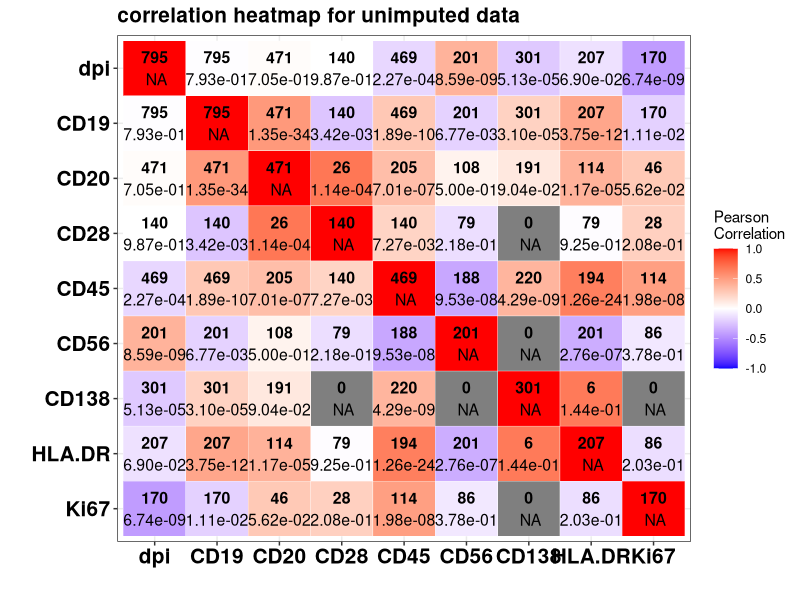
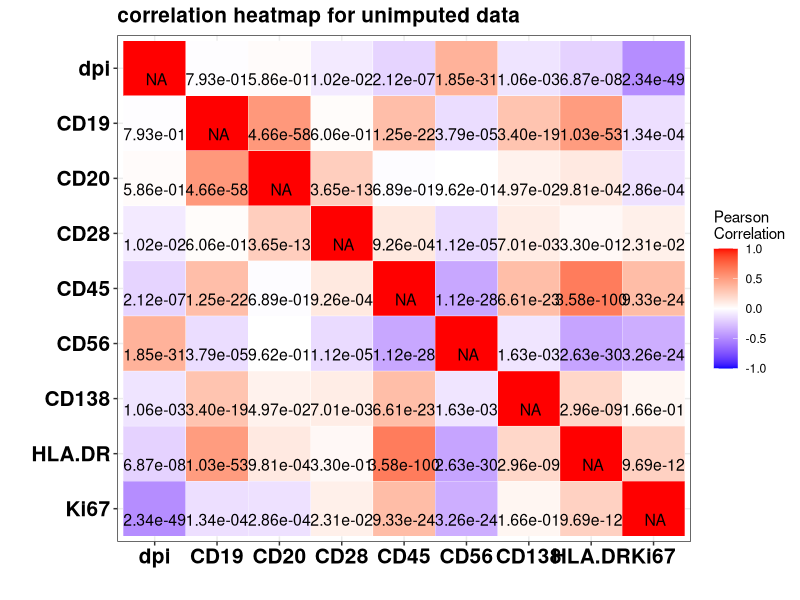
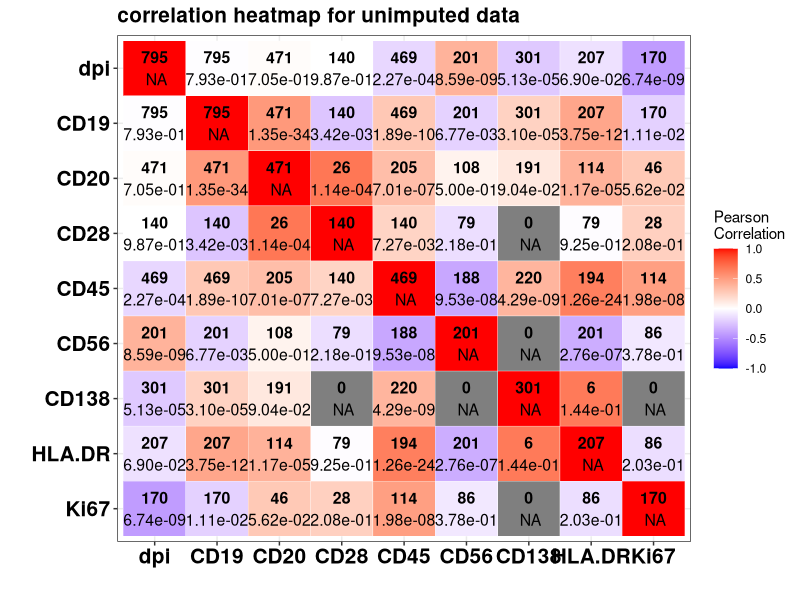
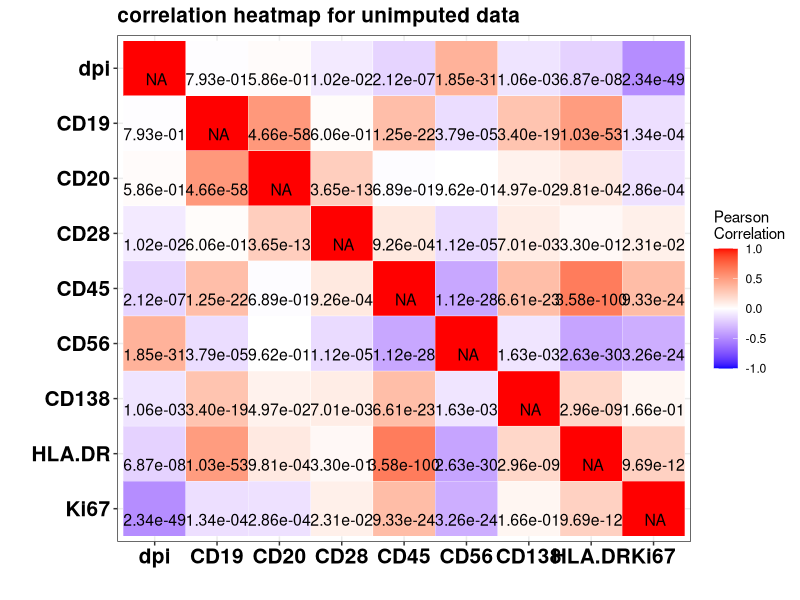

R code for these plots, in order:
### General information ----
# Title:            Development, validation and implementation of the antibody-secreting cell maturity index (ASC-ME): 
#                   universal prediction of human plasma cell maturity
# Author:           Tobit D. Steinmetz
# Department:       Rheumatology and Clinical Immunology
# Affiliation:      University Medical Center Groningen
# Email:            d.t.steinmetz@umcg.nl
# Collaboration:    please ask permission from the author before using this script
# Last adjustment:  05-05-2026
# Remark:           part of this code was generated or troubleshooted using ChatGPT

### Reference:
# iScience 2026

### This R-script requires the following packages:
library(ggplot2)
library(reshape2)
library(dplyr)
library(readxl)

### 
# insert here the location of the folder containing the files from https://github.com/rki-umcg/ASC_ME

data_path<-"..."  #for example: data_path<-"C:/ASC_ME/"
setwd(data_path)
if (file.exists("output")){} else {dir.create(file.path(data_path, "output"))}

# import data
data.unimputed<-read_xlsx("data.unimputed.xlsx")
data.imputed_mean<-read_xlsx("data.imputed_mean.xlsx")

# Function to calculate the correlation p-value for each pair of columns

cor_pvalue <- function(x, y) {
  result <- tryCatch({
    cor_test <- cor.test(x, y, method = "pearson", exact = FALSE)
    cor_test$p.value
  }, error = function(e) {
    NA  # Return NA when an error occurs
  })
  return(result)
}

# Subset the data you want to analyze (columns 2 to 10 in this case)
data_subset <- data.unimputed[, c(17,3:10)] %>% filter(dpi>4)
correlation_matrix <- cor(data_subset, method = "pearson", use = "pairwise.complete.obs")
print(correlation_matrix)

# Initialize a matrix to store the p-values
p_value_matrix <- matrix(NA, ncol = ncol(data_subset), nrow = ncol(data_subset))
rownames(p_value_matrix) <- colnames(data_subset)
colnames(p_value_matrix) <- colnames(data_subset)

# Calculate p-values for each pair of variables
for (i in 1:ncol(data_subset)) {
  for (j in 1:ncol(data_subset)) {
    if (i != j) {  # Avoid calculating p-value for a variable with itself
      x <- data_subset[[i]]
      y <- data_subset[[j]]
      p_value_matrix[i, j] <- cor_pvalue(x, y)
    }
  }
}

# Create a matrix to store the number of pairs for each correlation
n_pairs_matrix <- outer(
  1:ncol(data_subset), 1:ncol(data_subset), 
  Vectorize(function(i, j) sum(complete.cases(data_subset[, c(i, j)])))
)
colnames(n_pairs_matrix) <- c("dpi","CD19","CD20","CD28","CD45","CD56","CD138","HLA.DR","Ki67")
rownames(n_pairs_matrix) <- c("dpi","CD19","CD20","CD28","CD45","CD56","CD138","HLA.DR","Ki67")

# Melt the correlation matrix and p-value matrix into long format
cor_melt <- melt(correlation_matrix)
pval_melt <- melt(p_value_matrix)
pair_melt <- melt(n_pairs_matrix)

# Rename the columns for clarity
colnames(cor_melt) <- c("X1", "X2", "Correlation")
colnames(pval_melt) <- c("X1", "X2", "PValue")
colnames(pair_melt) <- c("X1", "X2", "npair")

# Create the heatmap
ggplot(cor_melt, aes(X1, X2)) +
  geom_tile(aes(fill = Correlation), color = "white") +  # Heatmap for correlation matrix
  scale_fill_gradient2(low = "blue", high = "red", mid = "white", midpoint = 0, limit = c(-1, 1), space = "Lab", name="Pearson\nCorrelation") +  # Color scale
  geom_text(data = pval_melt, aes(X1, X2, label = formatC(PValue, format = "e", digits = 2)), color = "black", size = 4, nudge_y = -0.2) +  # Overlay p-values in scientific notation
  geom_text(data = pair_melt, aes(X1, X2, label = npair), color = "black", size = 4, nudge_y = 0.2, fontface = "bold") +  
  theme_bw() +
  ylim("Ki67","HLA.DR","CD138","CD56","CD45","CD28","CD20","CD19","dpi") +
  xlim("dpi","CD19","CD20","CD28","CD45","CD56","CD138","HLA.DR","Ki67") +
  theme(axis.text.y = element_text(size = 15,face = "bold", colour = "black"),
        axis.title.y = element_text(size = 15,face = "bold"),
        axis.text.x = element_text(size = 15,face = "bold", colour = "black"),
        axis.title.x = element_text(size = 15,face = "bold"),
        plot.title = element_text(size = 15,face = "bold")) +
  labs(x = "", y = "", title = "correlation heatmap for unimputed data")
ggsave("output/plot_heatmap_cor_unimp_data.png")

##heatmap for imputed data
# Subset the data you want to analyze (columns 2 to 10 in this case)
data_subset_imp <- data.imputed_mean[, c(2,4:11)] %>% filter(dpi>4)
correlation_matrix <- cor(data_subset_imp, method = "pearson", use = "pairwise.complete.obs")
# Initialize a matrix to store the p-values
p_value_matrix <- matrix(NA, ncol = ncol(data_subset_imp), nrow = ncol(data_subset_imp))
rownames(p_value_matrix) <- colnames(data_subset_imp)
colnames(p_value_matrix) <- colnames(data_subset_imp)

# Calculate p-values for each pair of variables
for (i in 1:ncol(data_subset_imp)) {
  for (j in 1:ncol(data_subset_imp)) {
    if (i != j) {  # Avoid calculating p-value for a variable with itself
      x <- data_subset_imp[[i]]
      y <- data_subset_imp[[j]]
      p_value_matrix[i, j] <- cor_pvalue(x, y)
    }
  }
}

# Create a matrix to store the number of pairs for each correlation
n_pairs_matrix <- outer(
  1:ncol(data_subset_imp), 1:ncol(data_subset_imp), 
  Vectorize(function(i, j) sum(complete.cases(data_subset_imp[, c(i, j)])))
)
colnames(n_pairs_matrix) <- c("dpi","CD19","CD20","CD28","CD45","CD56","CD138","HLA.DR","Ki67")
rownames(n_pairs_matrix) <- c("dpi","CD19","CD20","CD28","CD45","CD56","CD138","HLA.DR","Ki67")

# Melt the correlation matrix and p-value matrix into long format
cor_melt <- melt(correlation_matrix)
pval_melt <- melt(p_value_matrix)
pair_melt <- melt(n_pairs_matrix)

# Rename the columns for clarity
colnames(cor_melt) <- c("X1", "X2", "Correlation")
colnames(pval_melt) <- c("X1", "X2", "PValue")
colnames(pair_melt) <- c("X1", "X2", "npair")

# Create the heatmap
ggplot(cor_melt, aes(X1, X2)) +
  geom_tile(aes(fill = Correlation), color = "white") +  # Heatmap for correlation matrix
  scale_fill_gradient2(low = "blue", high = "red", mid = "white", midpoint = 0, limit = c(-1, 1), space = "Lab", name="Pearson\nCorrelation") +  # Color scale
  geom_text(data = pval_melt, aes(X1, X2, label = formatC(PValue, format = "e", digits = 2)), color = "black", size = 4, nudge_y = -0.2) +  # Overlay p-values in scientific notation
  #geom_text(data = pair_melt, aes(X1, X2, label = npair), color = "black", size = 4, nudge_y = 0.2, fontface = "bold") +  
  theme_bw() +
  ylim("Ki67","HLA.DR","CD138","CD56","CD45","CD28","CD20","CD19","dpi") +
  theme(axis.text.y = element_text(size = 15,face = "bold", colour = "black"),
        axis.title.y = element_text(size = 15,face = "bold"),
        axis.text.x = element_text(size = 15,face = "bold", colour = "black"),
        axis.title.x = element_text(size = 15,face = "bold"),
        plot.title = element_text(size = 15,face = "bold")) +
  labs(x = "", y = "", title = "correlation heatmap for unimputed data")
ggsave("output/plot_heatmap_cor_imp_data.png")
